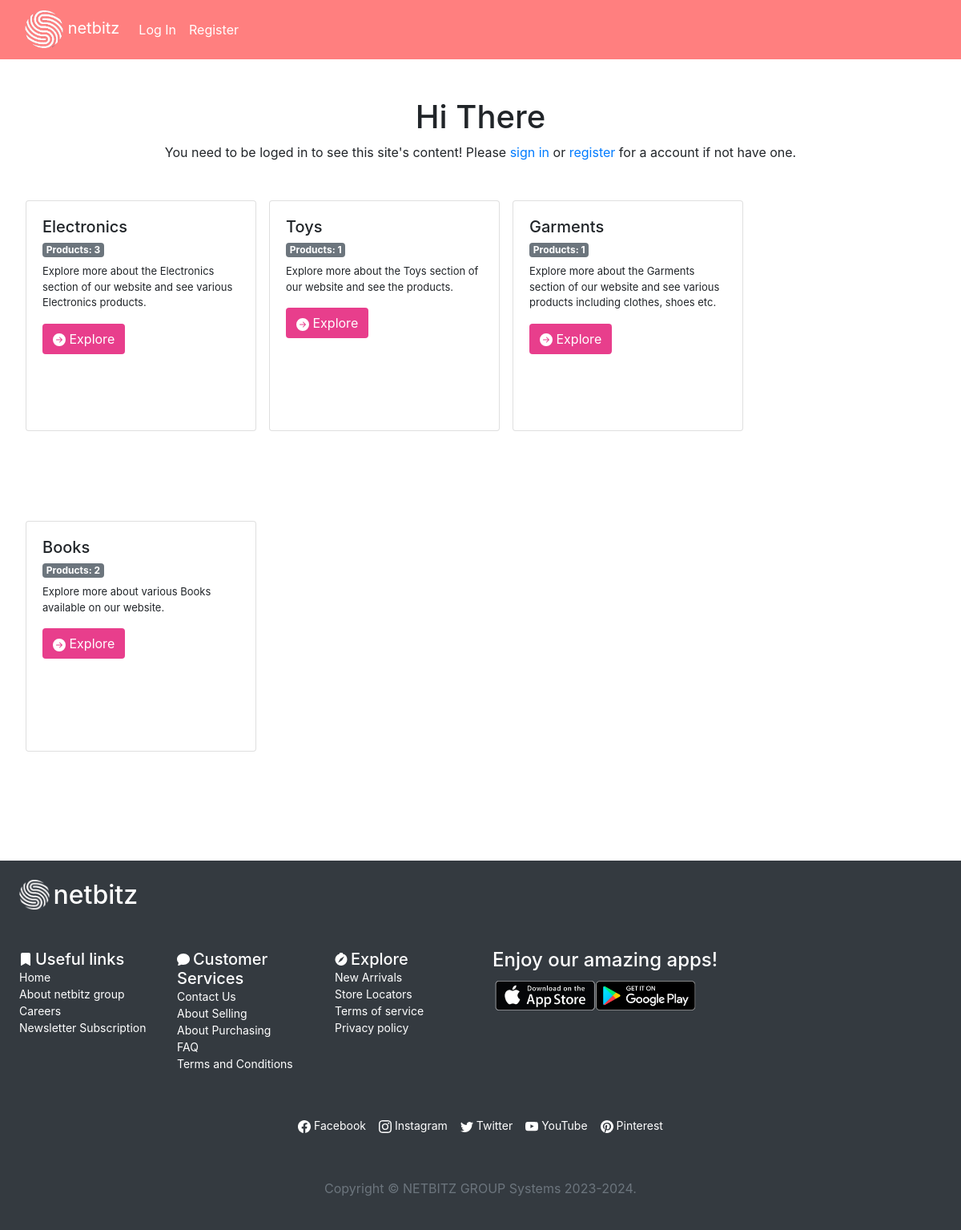
The page /category on the database its author committed.
### auctions/models.py (models this page shows, shortened)
class Category(models.Model):
    category_name = models.CharField(max_length=128, null=True)
    category_details = models.TextField(max_length=128, null=True)
    @property
    def count_active_auctions(self):
        return AuctionListing.objects.filter(category=self).count()

### auctions/views.py (the view)
# urls.py: path("category", views.categories, name="categories"),
def categories(request):
    return render(request, "auctions/categories.html", {
        "categories": Category.objects.all(),
    })

### auctions/context_processor.py (called while the page is built)
def extras(request):
    if request.user.is_authenticated:
        count = Watchlist.objects.filter(user=request.user).count()
    else:
        count = 0
    return {'watchlist_count':count}

### auctions/templates/auctions/categories.html
{% extends "auctions/layout.html" %}
{% block body %}
    <div class="d-flex flex-row flex-wrap m-4" style="height: 100vh;">
        {% for category in categories %}
            <div class="card mx-2" style="width: 18rem; height: 18rem;">
                <div class="card-body">
                <h5 class="card-title">{{ category.category_name }}</h5>
                <h6 class="card-subtitle mb-2"><span class="badge bg-secondary">Products: {{ category.count_active_auctions }} </span></h6>
                <p class="card-text">{{ category.category_details }} </p>
                    <a href="{% url 'category' category.category_name %}" class="card-link cat_links btn btn-linght" style="background-color: var(--pink);"><svg xmlns="http://www.w3.org/2000/svg" width="16" height="16" fill="currentColor" class="bi bi-arrow-right-circle-fill" viewBox="0 0 16 16">
                        <path d="M8 0a8 8 0 1 1 0 16A8 8 0 0 1 8 0zM4.5 7.5a.5.5 0 0 0 0 1h5.793l-2.147 2.146a.5.5 0 0 0 .708.708l3-3a.5.5 0 0 0 0-.708l-3-3a.5.5 0 1 0-.708.708L10.293 7.5H4.5z"/>
                      </svg> Explore</a>
                </div>
            </div>
        {% endfor %}
    </div>
{% endblock %}

### auctions/templates/auctions/layout.html (shortened to what this page needs)
{% load static %}
<!DOCTYPE html>
<html lang="en">
<head>
    <link rel="stylesheet" href="https://stackpath.bootstrapcdn.com/bootstrap/4.4.1/css/bootstrap.min.css"
>
    <link href="{% static 'auctions/styles.css' %}" rel="stylesheet">
</head>
<body>
    <nav class="navbar navbar-expand-lg  bg-body-tertiary" style="background-color: rgb(255 0 0 / 50%);">
        <div class="container-fluid">
            <a class="navbar-brand" href="{% url 'index' %}"><img class="img_nav" alt="logo" src="{% static 'images/logo.png' %}" /> netbitz</a>
            <div class="collapse navbar-collapse justify-content-between" id="navbarScroll">
                <ul class="navbar-nav me-auto my-2 my-lg-0 navbar-nav-scroll" style="--bs-scroll-height: 100px;">
                    {% if user.is_authenticated %}
                    <li class="nav-item">
                        <a class="nav-link" href="{% url 'categories' %}">Categories</a>
                    </li>
                    <!-- <li class="nav-item">
                        <a class="nav-link watchlist_link" href="{% url 'display_watchlist' %}">Watchlist</a><span
                            class="badge bg-secondary">{{ watchlist_count }}</span>
                    </li> -->
                    <!-- <li class="nav-item">
                        <a class="nav-link" href="{% url 'create' %}">Create New Listing</a>
                    </li> -->
                    <!-- <li class="nav-item">
                        <a class="nav-link" href="{% url 'logout' %}">Log Out</a>
                    </li> -->
                    {% else %}
                    <li class="nav-item">
                        <a class="nav-link" href="{% url 'login' %}">Log In</a>
                    </li>
                    <li class="nav-item">
                        <a class="nav-link" href="{% url 'register' %}">Register</a>
                    </li>
                    {% endif %}
                </ul>
            </div>
        </div>
    </nav>
        <div class="m-5">
            {% if not user.is_authenticated %}
            <div class="greeting">
                <h1>Hi There</h1>
                <p>You need to be loged in to see this site's content! Please <a class="nav-link" href="{% url 'login' %}">sign in</a> or <a class="nav-link" href="{% url 'register' %}">register</a> for a account if not have one.</p>
            </div>
            {% endif %}
        </div>
        {% block body %}
        {% endblock %}
    <footer class="p-4 mt-4 bg-dark text-white">
        <div class="footer_heading">
            <img alt="logo" style="width: 38px;" src="{% static 'images/logo.png' %}" /> <h2 class="d-inline align-middle">netbitz</h2>
        </div>
        <div class="footer_container mt-5">
            <div class="row justify-content-center">
                <div class="col-md-2">
                    <ul class="navbar-nav ms-auto">
                        <li class="nav-item">
                            <svg xmlns="http://www.w3.org/2000/svg" width="16" height="16" fill="currentColor" class="bi bi-bookmark-fill" viewBox="0 0 16 16">
                                <path d="M2 2v13.5a.5.5 0 0 0 .74.439L8 13.069l5.26 2.87A.5.5 0 0 0 14 15.5V2a2 2 0 0 0-2-2H4a2 2 0 0 0-2 2z"/>
                              </svg> <h5 class="d-inline align-middle">Useful links</h5>
                        </li>
                        <li class="nav-item">
                            <a href="#" class="nav-link">Home</a>
                        </li>
                        <li class="nav-item">
                            <a href="#" class="nav-link">About netbitz group</a>
                        </li>
                        <li class="nav-item">
                            <a href="#" class="nav-link">Careers</a>
                        </li>
                        <li class="nav-item">
                            <a href="#" class="nav-link">Newsletter Subscription</a>
                        </li>
                    </ul>
                </div>
                <div class="col-md-2">
                    <ul class="navbar-nav ms-auto">
                        <li class="nav-item">
                               <h5 class="d-inline align-middle">Customer Services</h5>
                        </li>
                        <li class="nav-item">
                            <a href="#" class="nav-link">Contact Us</a>
                        </li>
                        <li class="nav-item">
                            <a href="#" class="nav-link">About Selling</a>
                        </li>
                        <li class="nav-item">
                            <a href="#" class="nav-link">About Purchasing</a>
                        </li>
                        <li class="nav-item">
                            <a href="#" class="nav-link">FAQ</a>
                        </li>
                        <li class="nav-item">
                            <a href="#" class="nav-link">Terms and Conditions</a>
                        </li>
                    </ul>
                </div>
                <div class="col-md-2">
                    <ul class="navbar-nav ms-auto">
                        <li class="nav-item">
                            <svg xmlns="http://www.w3.org/2000/svg" width="16" height="16" fill="currentColor" class="bi bi-compass-fill" viewBox="0 0 16 16">
                                <path d="M15.5 8.516a7.5 7.5 0 1 1-9.462-7.24A1 1 0 0 1 7 0h2a1 1 0 0 1 .962 1.276 7.503 7.503 0 0 1 5.538 7.24zm-3.61-3.905L6.94 7.439 4.11 12.39l4.95-2.828 2.828-4.95z"/>
                              </svg> <h5 class="d-inline align-middle">Explore</h5>
                        </li>
                        <li class="nav-item">
                            <a href="#" class="nav-link">New Arrivals</a>
                        </li>
                        <li class="nav-item">
                            <a href="#" class="nav-link">Store Locators</a>
                        </li>
                        <li class="nav-item">
                            <a href="#" class="nav-link">Terms of service</a>
                        </li>
                        <li class="nav-item">
                            <a href="#" class="nav-link">Privacy policy</a>
                        </li>
                    </ul>
                </div>
                <div class="col-md-6">
                    <h4>Enjoy our amazing apps!</h4>
                    <img src="{% static 'images/G.png' %}" style="width: 16rem;">
                </div>
            </div>
            <div class="row justify-content-center mt-5">
                <nav class="navbar navbar-expand-lg bg-body-tertiary">
                    <div class="container-fluid">
                      <div class="collapse navbar-collapse" id="navbarNav">
                        <ul class="navbar-nav">
                          <li class="nav-item">
                            <a class="nav-link active" aria-current="page" href="#"> Facebook</a>
                          </li>
                          <li class="nav-item">
                            <a class="nav-link " href="#"> Instagram</a>
                          </li>
                          <li class="nav-item">
                            <a class="nav-link " href="#"> Twitter</a>
                          </li>
                          <li class="nav-item">
                            <a class="nav-link " href="#"> YouTube</a>
                          </li>
                          <li class="nav-item">
                            <a class="nav-link " href="#"> Pinterest</a>
                          </li>
                        </ul>
                      </div>
                    </div>
                  </nav>
            </div>
            <p class="text-muted text-center mt-5">Copyright &copy; NETBITZ GROUP Systems 2023-2024.</p>
        </div>
    </footer>
</body>
</html>

### auctions/static/auctions/styles.css (style rules this page uses)
* { margin: 0; padding: 0; }
nav a { color: white; }
.img_nav { width: 3rem; }
.card-text { font-size: small; }
.cat_links { color: white; }
.badge { color: white; }
.nav-link { display: inline; }
footer a { color: white; }
.footer_container li { font-size: 14px; }
.footer_heading { text-align: left; }
.greeting { text-align: center; }
.greeting a { padding: 0; }

### rows shown on the page
Category: category_name "Electronics", count_active_auctions "3", category_details "Explore more about the Electronics section of our website and see various Electronics products."
Category: category_name "Toys", count_active_auctions "1", category_details "Explore more about the Toys section of our website and see the products."
Category: category_name "Garments", count_active_auctions "1", category_details "Explore more about the Garments section of our website and see various products including clothes, shoes etc."
Category: category_name "Books", count_active_auctions "2", category_details "Explore more about various Books available on our website."
